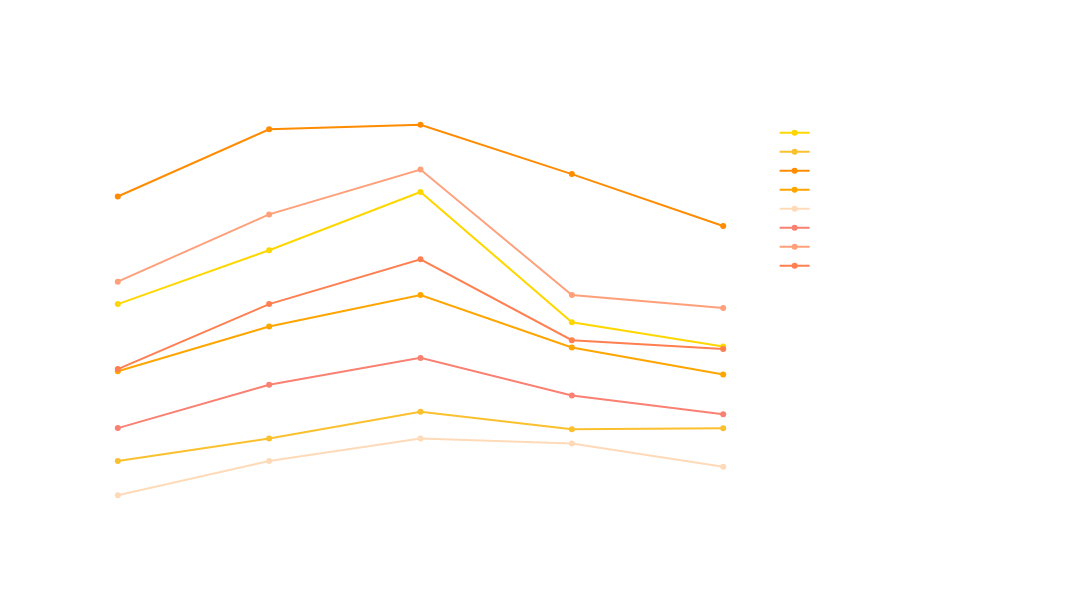

Here is the notebook cell this chart was saved with:
### Code cell
updated_Org_Size = {
    '1,000 to 4,999 employees',
    '10 to 19 employees',
    '10,000 or more employees',
    '100 to 499 employees',
    '2 to 9 employees',
    '20 to 99 employees',
    '5,000 to 9,999 employees',
    '500 to 999 employees'
}

# Step 2: Filter DataFrame
filtered_median_salary_df = median_salary_df[
    median_salary_df['OrgSize'].isin(updated_Org_Size)
]

# Step 3: Assign a color to each OrgSize
color_map = {
    '1,000 to 4,999 employees': '#FFD700',
    '10 to 19 employees': '#FBC02D',
    '10,000 or more employees': '#FF8C00',
    '100 to 499 employees': '#FFA500',
    '2 to 9 employees': '#FFDAB9',
    '20 to 99 employees': '#FA8072',
    '5,000 to 9,999 employees': '#FFA07A',
    '500 to 999 employees': '#FF7F50'
}

# Step 4: Plot
fig = px.line(
    filtered_median_salary_df,
    x='Year',
    y='median_salary',
    color='OrgSize',              # << color by OrgSize
    line_dash='Employment_std',  # << dashed lines by Employment type
    markers=True,
    color_discrete_map=color_map,
    title='Median Salary Over Time by Employment and Organization Size',
    labels={
        'median_salary': 'Median Annual Salary (USD)',
        'Year': 'Survey Year',
        'Employment_std': 'Employment Type',
        'OrgSize': 'Organization Size'
    }
)

fig.update_layout(
    plot_bgcolor='rgba(0,0,0,0)',
    paper_bgcolor='rgba(0,0,0,0)',
    font=dict(color='white'),
    legend_title_text='Org Size',
    height=600,
    width=1100
)

fig.update_xaxes(showgrid=False, dtick=1, tickmode='linear')
fig.update_yaxes(showgrid=False)

fig.show()

### Figure 1 — Plotly figure (JSON) as saved in the notebook; plotly's stock layout.template omitted (floating-point values rounded to 4 significant figures)
{"data": [{"hovertemplate": "Organization Size=1,000 to 4,999 employees<br>Employment Type=Employed full-time<br>Survey Year=%{x}<br>Median Annual Salary (USD)=%{y}<extra></extra>", "legendgroup": "1,000 to 4,999 employees, Employed full-time", "line": {"color": "#FFD700", "dash": "solid"}, "marker": {"symbol": "circle"}, "mode": "lines+markers", "name": "1,000 to 4,999 employees, Employed full-time", "orientation": "v", "showlegend": true, "type": "scatter", "x": [2020, 2021, 2022, 2023, 2024], "xaxis": "x", "y": [90000, 102000, 115000, 85935, 80555], "yaxis": "y"}, {"hovertemplate": "Organization Size=10 to 19 employees<br>Employment Type=Employed full-time<br>Survey Year=%{x}<br>Median Annual Salary (USD)=%{y}<extra></extra>", "legendgroup": "10 to 19 employees, Employed full-time", "line": {"color": "#FBC02D", "dash": "solid"}, "marker": {"symbol": "circle"}, "mode": "lines+markers", "name": "10 to 19 employees, Employed full-time", "orientation": "v", "showlegend": true, "type": "scatter", "x": [2020, 2021, 2022, 2023, 2024], "xaxis": "x", "y": [55000, 60000, 66000, 62069, 62296], "yaxis": "y"}, {"hovertemplate": "Organization Size=10,000 or more employees<br>Employment Type=Employed full-time<br>Survey Year=%{x}<br>Median Annual Salary (USD)=%{y}<extra></extra>", "legendgroup": "10,000 or more employees, Employed full-time", "line": {"color": "#FF8C00", "dash": "solid"}, "marker": {"symbol": "circle"}, "mode": "lines+markers", "name": "10,000 or more employees, Employed full-time", "orientation": "v", "showlegend": true, "type": "scatter", "x": [2020, 2021, 2022, 2023, 2024], "xaxis": "x", "y": [114000, 129000, 130000, 119000.0, 107406], "yaxis": "y"}, {"hovertemplate": "Organization Size=100 to 499 employees<br>Employment Type=Employed full-time<br>Survey Year=%{x}<br>Median Annual Salary (USD)=%{y}<extra></extra>", "legendgroup": "100 to 499 employees, Employed full-time", "line": {"color": "#FFA500", "dash": "solid"}, "marker": {"symbol": "circle"}, "mode": "lines+markers", "name": "100 to 499 employees, Employed full-time", "orientation": "v", "showlegend": true, "type": "scatter", "x": [2020, 2021, 2022, 2023, 2024], "xaxis": "x", "y": [75000, 85000, 92000, 80317, 74305], "yaxis": "y"}, {"hovertemplate": "Organization Size=2 to 9 employees<br>Employment Type=Employed full-time<br>Survey Year=%{x}<br>Median Annual Salary (USD)=%{y}<extra></extra>", "legendgroup": "2 to 9 employees, Employed full-time", "line": {"color": "#FFDAB9", "dash": "solid"}, "marker": {"symbol": "circle"}, "mode": "lines+markers", "name": "2 to 9 employees, Employed full-time", "orientation": "v", "showlegend": true, "type": "scatter", "x": [2020, 2021, 2022, 2023, 2024], "xaxis": "x", "y": [47358, 55000, 60000, 58899, 53703], "yaxis": "y"}, {"hovertemplate": "Organization Size=20 to 99 employees<br>Employment Type=Employed full-time<br>Survey Year=%{x}<br>Median Annual Salary (USD)=%{y}<extra></extra>", "legendgroup": "20 to 99 employees, Employed full-time", "line": {"color": "#FA8072", "dash": "solid"}, "marker": {"symbol": "circle"}, "mode": "lines+markers", "name": "20 to 99 employees, Employed full-time", "orientation": "v", "showlegend": true, "type": "scatter", "x": [2020, 2021, 2022, 2023, 2024], "xaxis": "x", "y": [62330.0, 72000, 78000, 69608, 65424], "yaxis": "y"}, {"hovertemplate": "Organization Size=5,000 to 9,999 employees<br>Employment Type=Employed full-time<br>Survey Year=%{x}<br>Median Annual Salary (USD)=%{y}<extra></extra>", "legendgroup": "5,000 to 9,999 employees, Employed full-time", "line": {"color": "#FFA07A", "dash": "solid"}, "marker": {"symbol": "circle"}, "mode": "lines+markers", "name": "5,000 to 9,999 employees, Employed full-time", "orientation": "v", "showlegend": true, "type": "scatter", "x": [2020, 2021, 2022, 2023, 2024], "xaxis": "x", "y": [95000, 110000, 120000, 92000, 89147], "yaxis": "y"}, {"hovertemplate": "Organization Size=500 to 999 employees<br>Employment Type=Employed full-time<br>Survey Year=%{x}<br>Median Annual Salary (USD)=%{y}<extra></extra>", "legendgroup": "500 to 999 employees, Employed full-time", "line": {"color": "#FF7F50", "dash": "solid"}, "marker": {"symbol": "circle"}, "mode": "lines+markers", "name": "500 to 999 employees, Employed full-time", "orientation": "v", "showlegend": true, "type": "scatter", "x": [2020, 2021, 2022, 2023, 2024], "xaxis": "x", "y": [75500, 90000, 100000, 81931, 79962], "yaxis": "y"}], "layout": {"font": {"color": "white"}, "height": 600, "legend": {"title": {"text": "Org Size"}, "tracegroupgap": 0}, "paper_bgcolor": "rgba(0,0,0,0)", "plot_bgcolor": "rgba(0,0,0,0)", "title": {"text": "Median Salary Over Time by Employment and Organization Size"}, "width": 1100, "xaxis": {"anchor": "y", "domain": [0, 1], "dtick": 1, "showgrid": false, "tickmode": "linear", "title": {"text": "Survey Year"}}, "yaxis": {"anchor": "x", "domain": [0, 1], "showgrid": false, "title": {"text": "Median Annual Salary (USD)"}}}}
